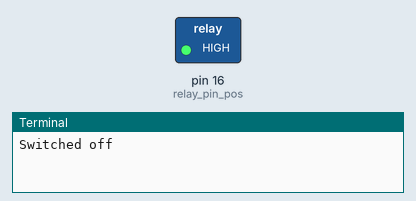
Bench run of a program on a simulated Raspberry Pi (header pin numbers). Shown: switched loads named in the program (green lamp = pin HIGH), the last lines printed to the terminal.

Above: at 2.5 s.
At 7.5 s:
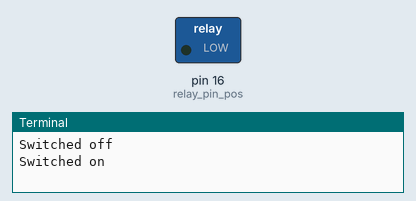
Timing chart, 0 to 13.0 s (numbered marks = the images above):
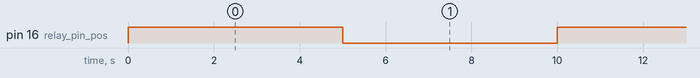

Measured:
- by itself, pin 16 (relay_pin_pos): alternates HIGH for 5.0 s and LOW for 5.0 s

The program:

sample_code.py
```python
import RPi.GPIO as GPIO
import time

# IMPORTANT: In this example I had to connect my relay switch to the 3.3v power (Quite common) and swap LOW/HIG

relay_pin_pos = 16 # Which PIN is used on the Pi
is_low_volt_relay = True # Use this when connected to 3.3V source (If it does switch off use this and switch to 3.3V)

GPIO.setmode(GPIO.BOARD)

GPIO.setup(relay_pin_pos, GPIO.OUT) # GPIO Assign mode

try:
    while True:
        GPIO.output(relay_pin_pos, GPIO.HIGH if is_low_volt_relay else GPIO.LOW) # OFF
        print("Switched off")
        time.sleep(5)

        GPIO.output(relay_pin_pos, GPIO.LOW if is_low_volt_relay else GPIO.HIGH) # ON
        print("Switched on")
        time.sleep(5)

except KeyboardInterrupt:
    GPIO.cleanup()
```
